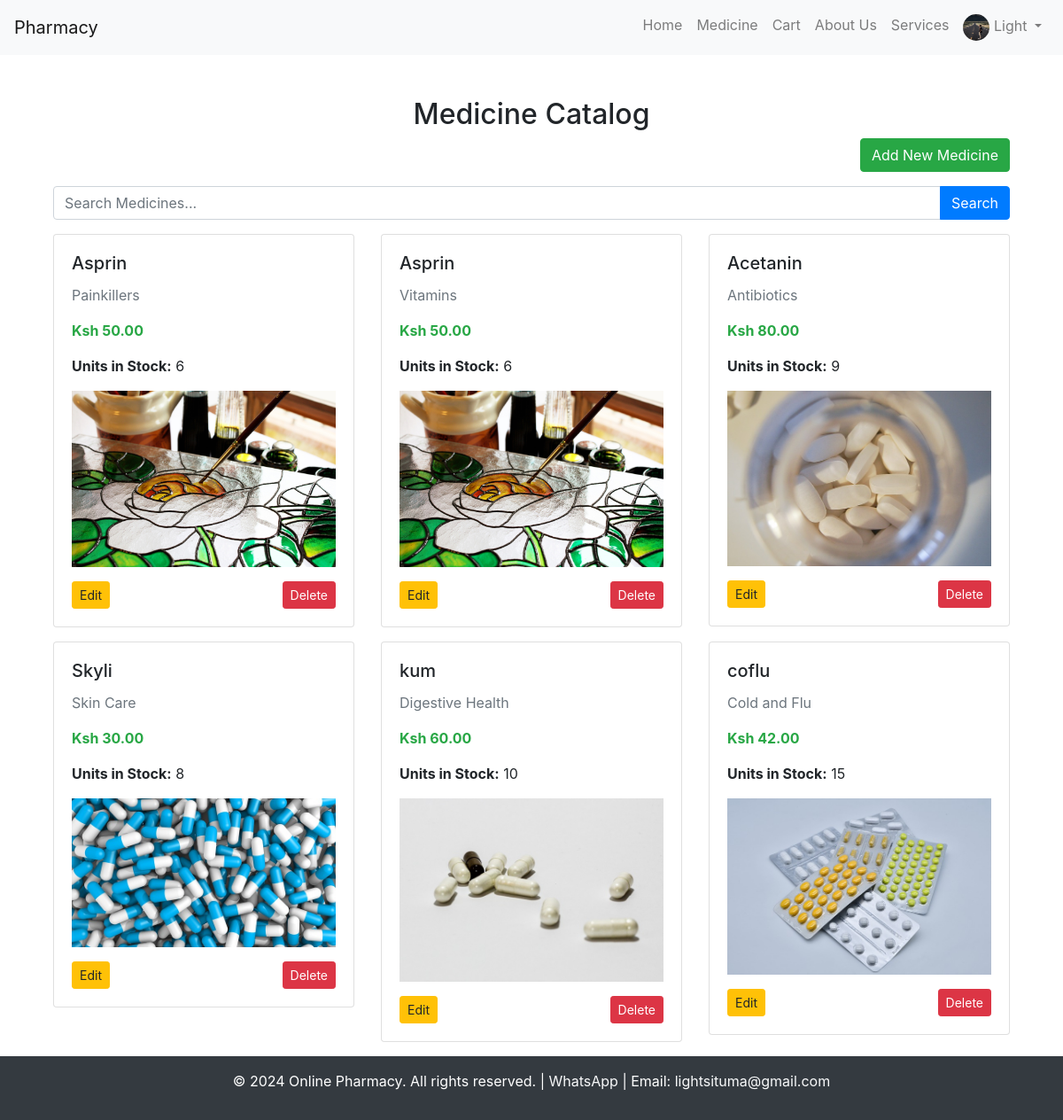
Screenshot of /medicines/ (signed in) with the database file from the repository.
### pharmacy_app/models.py (models this page shows, shortened)
class UserProfile(models.Model):
    user = models.OneToOneField(User, on_delete=models.CASCADE, related_name='profile')
    is_admin = models.BooleanField(default=False)
    image = models.ImageField(upload_to='profile_images/', blank=True, null=True)

class Medicine(models.Model):
    name = models.CharField(max_length=100)
    category = models.CharField(max_length=50)
    price = models.DecimalField(max_digits=10, decimal_places=2)
    stock = models.PositiveIntegerField()
    description = models.TextField()
    image = models.ImageField(upload_to='medicine_images/', blank=True, null=True)

### pharmacy_app/views.py (the view)
# urls.py: path('medicines/', views.medicine_list, name='medicine_list'),
def medicine_list(request):
    medicines = Medicine.objects.all()
    query = request.GET.get('query')
    category = request.GET.get('category')
    if query:
        medicines = medicines.filter(name__icontains=query)
    if category:
        medicines = medicines.filter(category__iexact=category)
    return render(request, 'medicine_list.html', {'medicines': medicines})

### pharmacy_app/templates/medicine_list.html
{% extends "base.html" %}
{% load static %}
{% block content %}
<div class="container mt-4">
  <h2 class="text-center">Medicine Catalog</h2>
  {% if request.user.is_staff %}
  <div class="text-right mb-3">
    <a href="{% url 'medicine_create' %}" class="btn btn-success">Add New Medicine</a>
  </div>
  {% endif %}
  <form method="GET" action="{% url 'medicine_list' %}" class="my-3">
    <div class="input-group">
      <input type="text" class="form-control" placeholder="Search Medicines..." name="search">
      <div class="input-group-append">
        <button class="btn btn-primary" type="submit">Search</button>
      </div>
    </div>
  </form>
  <div class="row">
    {% for medicine in medicines %}
    <div class="col-md-4 mb-3">
      <div class="card">
        <div class="card-body">
          <h5 class="card-title">{{ medicine.name }}</h5>
          <p class="card-text text-muted">{{ medicine.category }}</p>
          <p class="text-success"><strong>Ksh {{ medicine.price }}</strong></p>
          <p><strong>Units in Stock:</strong> {{ medicine.stock }}</p>
          {% if medicine.image %}
            <img src="{{ medicine.image.url }}" alt="{{ medicine.name }}" class="img-fluid mb-3">
          {% else %}
            <img src="{% static 'images/img.png' %}" alt="No image" class="img-fluid mb-3">
          {% endif %}
          <div class="d-flex justify-content-between">
            {% if request.user.is_staff %}
            <a href="{% url 'medicine_update' medicine.pk %}" class="btn btn-warning btn-sm">Edit</a>
            <a href="{% url 'medicine_delete' medicine.pk %}" class="btn btn-danger btn-sm">Delete</a>
            {% elif medicine.stock > 0 %}
            <a href="{% url 'add_to_cart' medicine.pk %}" class="btn btn-primary btn-sm">Add to Cart</a>
            {% else %}
            <button class="btn btn-secondary btn-sm" disabled>Out of Stock</button>
            {% endif %}
          </div>
        </div>
      </div>
    </div>
    {% endfor %}
  </div>
</div>
{% endblock %}

### pharmacy_app/templates/base.html (shortened to what this page needs)
<!DOCTYPE html>
<html lang="en">
<head>
    {% load static %}
    <link rel="stylesheet" href="https://stackpath.bootstrapcdn.com/bootstrap/4.5.2/css/bootstrap.min.css">
</head>
<body>
    <nav class="navbar navbar-expand-lg navbar-light bg-light">
    <a class="navbar-brand" href="{% url 'home' %}">Pharmacy</a>
    <div class="collapse navbar-collapse">
        <ul class="navbar-nav ml-auto">
            <li class="nav-item"><a class="nav-link" href="{% url 'home' %}">Home</a></li>
            <li class="nav-item"><a class="nav-link" href="{% url 'medicine_list' %}">Medicine</a></li>
            <li class="nav-item"><a class="nav-link" href="{% url 'cart' %}">Cart</a></li>
            <li class="nav-item"><a class="nav-link" href="{% url 'about_us' %}">About Us</a></li>
            <li class="nav-item"><a class="nav-link" href="{% url 'services' %}">Services</a></li>
            {% if user.is_authenticated %}
            <li class="nav-item dropdown">
                <a class="nav-link dropdown-toggle" href="#" id="navbarDropdown" role="button" data-toggle="dropdown" aria-haspopup="true" aria-expanded="false">
                    <img src="{% if user.profile.image %}{{ user.profile.image.url }}{% else %}{% static 'images/img_1.png' %}{% endif %}"
                        class="rounded-circle" width="30" height="30" alt="Profile">
        {{ user.first_name|default:user.username }}
    </a>
</li>
{% else %}
<li class="nav-item"><a class="nav-link" href="{% url 'login' %}">Login</a></li>
{% endif %}
        </ul>
    </div>
</nav>
    <div class="container content mt-4">
        {% block content %}{% endblock %}
    </div>
    <footer class="bg-dark text-white text-center py-3">
        <p>&copy; 2024 Online Pharmacy. All rights reserved. | <a href="https://wa.me/254798093549" class="text-light">WhatsApp</a> | Email: <a href="mailto:lightsituma@gmail.com" class="text-light">lightsituma@gmail.com</a></p>
    </footer>
</body>
</html>

### pharmacy_app/templates/base.html (style rules this page uses)
body { display: flex; flex-direction: column; min-height: 100vh; }
.content { flex: 1; }
footer { background-color: #343a40; color: white; text-align: center; padding: 10px 0; position: relative; bottom: 0; width: 100%; }

### rows the page displays
Medicine: name "Asprin", category "Painkillers", price "50.00", stock "6", image (picture)
Medicine: name "Asprin", category "Vitamins", price "50.00", stock "6", image (picture)
Medicine: name "Acetanin", category "Antibiotics", price "80.00", stock "9", image (picture)
Medicine: name "Skyli", category "Skin Care", price "30.00", stock "8", image (picture)
Medicine: name "kum", category "Digestive Health", price "60.00", stock "10", image (picture)
Medicine: name "coflu", category "Cold and Flu", price "42.00", stock "15", image (picture)

### other values shown
{{ user.first_name|default:user.username }} "Light"
